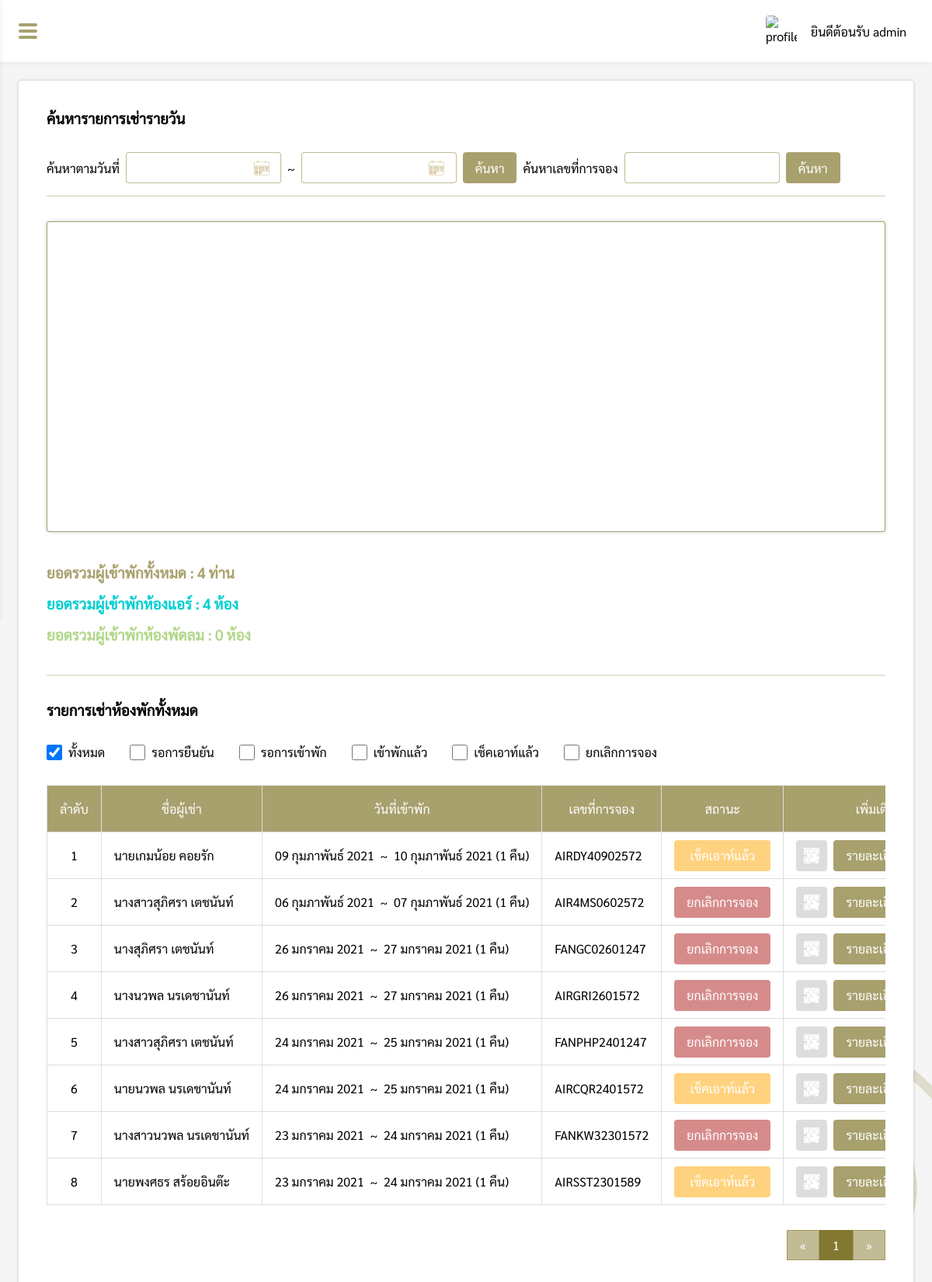
The app's page /pages/manage/daily/index.php (signed in), older data.
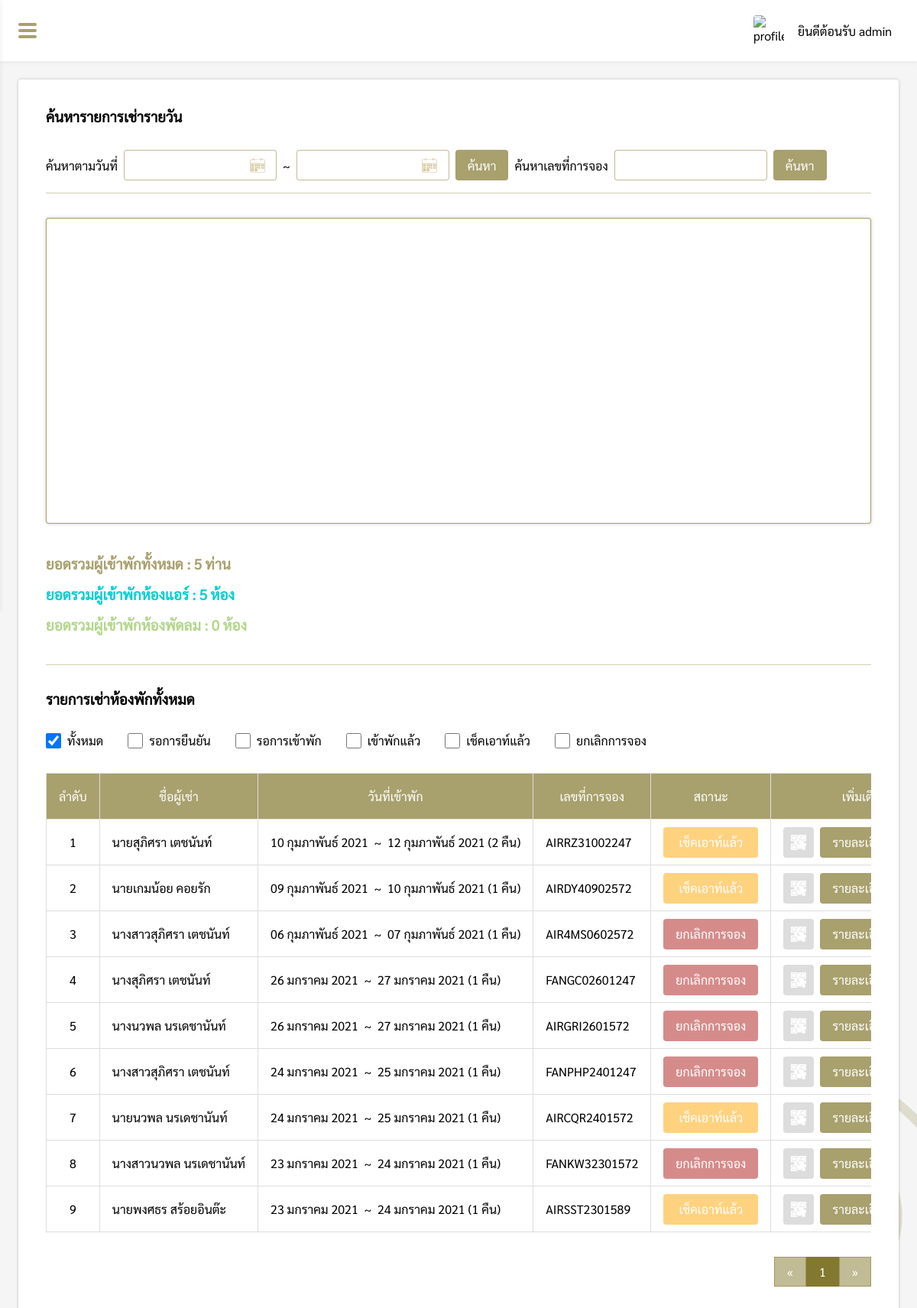
The same page, newer data.
### tables this page shows
CREATE TABLE `daily` (
  `daily_id` int(11) NOT NULL,
  `name_title` varchar(10) NOT NULL,
  `firstname` varchar(200) NOT NULL,
  `lastname` varchar(200) NOT NULL,
  `id_card` varchar(200) NOT NULL,
  `email` varchar(200) NOT NULL,
  `tel` varchar(200) NOT NULL,
  `code` varchar(200) NOT NULL,
  `check_in` varchar(200) NOT NULL,
  `check_out` varchar(200) NOT NULL,
  `night` int(2) NOT NULL,
  `people` int(2) NOT NULL,
  `air_room` int(2) NOT NULL,
  `fan_room` int(2) NOT NULL,
  `daily_status` varchar(200) NOT NULL,
  `total_room_price` float(11,2) NOT NULL,
  `vat` float(11,2) NOT NULL,
  `total_price` float(11,2) NOT NULL,
  `payment_price` float(11,2) NOT NULL,
  `payment_img` varchar(200) DEFAULT NULL,
  `warning_date` varchar(20) DEFAULT NULL,
  `room_select` varchar(200) DEFAULT NULL
);

### pages/manage/daily/index.php (the view, shortened to what the changed rows need)
<?php
if($_SESSION['level'] == 'admin' || $_SESSION['level'] == 'employee'){
    include('../../connection.php');
    $check_in = @$_REQUEST['check_in'];
    $check_out = @$_REQUEST['check_out'];
    $code = @$_REQUEST['code'];
    $check = @$_REQUEST['status'];
    function DateThai($strDate)
    {
        $strYear = date("Y",strtotime($strDate));
        $strMonth= date("n",strtotime($strDate));
        $strDay= date("d",strtotime($strDate));
        $strMonthCut = Array("","มกราคม", "กุมภาพันธ์", "มีนาคม","เมษายน", "พฤษภาคม", "มิถุนายน", "กรกฎาคม","สิงหาคม", "กันยายน", "ตุลาคม", "พฤศจิกายน", "ธันวาคม");
        $strMonthThai=$strMonthCut[$strMonth];
        return "$strDay $strMonthThai $strYear";
    }
    if($check_in != "" && $check_out != ""){
        $query = "SELECT check_in, SUM(people) as total_people FROM daily WHERE ((check_in BETWEEN '$check_in' AND '$check_out') OR (check_out BETWEEN '$check_in' AND '$check_out') OR ('$check_in' BETWEEN check_in AND check_out) OR ('$check_out' BETWEEN check_in AND check_out )) AND daily_status != 'ยกเลิกการจอง' GROUP BY check_in";
        $query = "SELECT * FROM (SELECT check_in, SUM(people) as total_people FROM daily WHERE ((check_in BETWEEN '$check_in' AND '$check_out') OR (check_out BETWEEN '$check_in' AND '$check_out') OR ('$check_in' BETWEEN check_in AND check_out) OR ('$check_out' BETWEEN check_in AND check_out )) AND daily_status != 'ยกเลิกการจอง' GROUP BY check_in ORDER BY check_in DESC LIMIT 5) sub ORDER BY check_in ASC";
        $query2 = "SELECT SUM(people) as total_people, SUM(air_room) as total_air, SUM(fan_room) as total_fan FROM daily WHERE ((check_in BETWEEN '$check_in' AND '$check_out') OR (check_out BETWEEN '$check_in' AND '$check_out') OR ('$check_in' BETWEEN check_in AND check_out) OR ('$check_out' BETWEEN check_in AND check_out )) AND daily_status != 'ยกเลิกการจอง'";
    }else{
        $query = "SELECT * FROM (SELECT check_in, SUM(people) as total_people FROM daily WHERE daily_status != 'ยกเลิกการจอง' GROUP BY check_in ORDER BY check_in DESC LIMIT 5) sub ORDER BY check_in ASC";
        $query2 = "SELECT SUM(people) as total_people, SUM(air_room) as total_air, SUM(fan_room) as total_fan FROM daily WHERE daily_status != 'ยกเลิกการจอง'";
    }
    $query_result = mysqli_query($conn, $query);
    $query2_result = mysqli_query($conn, $query2);
    $q2 = mysqli_fetch_assoc($query2_result);
    $datax = array();
    foreach ($query_result as $k) {
        $datax[] = "['".DateThai($k['check_in'])."'".",".$k['total_people']."]";
    }
    $datax = implode(",", $datax);
?>
<!DOCTYPE html>
<html lang="en">
<head>
    <link rel="stylesheet" href="../../../css/daily.css">
    <link rel="stylesheet" href="../../../css/my-style.css">
    <link rel="stylesheet" href="../../../css/navbar.css">
</head>
<body>
    <?php include('../../../components/sidebar.php'); ?>
    <div class="box">
        <div id="box-padding" style="padding:24px;">
            <div class="daily-box">
                <h3>ค้นหารายการเช่ารายวัน</h3>
                <div class="search">
                    <label class="search-topic" style="padding:10px 8px 0 0;">ค้นหาตามวันที่</label>
                    <div class="from-box" style="position:relative;">
                        <input type="text" class="roundtrip-input" id="check_in"
                            value="<?php if(isset($check_in)){ echo DateThai($check_in); } ?>">
                    </div>
                    <label class="to-text" style="padding:10px 8px 0 8px;">~</label>
                    <div class="to-box" style="position:relative;">
                        <input type="text" class="roundtrip-input" id="check_out"
                            value="<?php if(isset($check_out)){ echo DateThai($check_out); } ?>">
                    </div>
                    <button class="search-btn" type="button" id="searchDate">ค้นหา</button>
                    <label class="searchcode-topic" style="padding:10px 8px 0 0;">ค้นหาเลขที่การจอง</label>
                    <div class="searchcode-box" >
                        <input type="text" id="code" value="<?php echo $code?>">
                    </div>
                    <button class="searchcode-btn" type="button" id="searchCode">ค้นหา</button>
                </div>
                <div class="hr" style="margin-top:16px;"></div>
                <div>
                    <div class="card">
                        <div class="sub-grid">
                            <?php
                            if(strlen($datax) != 0){
                            ?>
                            <div id="curve_chart" class="chart"></div>
                            <?php
                            }else{
                                echo "<p style='margin:auto;'>ไม่มีข้อมูล</p>";
                            }
                            ?>
                        </div>
                    </div>
                    <div style="padding-top:32px;">
                        <div style="line-height:40px;">
                            <h3 style="color: rgb(131, 120, 47, 0.7);">ยอดรวมผู้เข้าพักทั้งหมด : <?php echo $q2["total_people"]; ?> ท่าน</h3>
                            <h3 style="color: darkturquoise;">ยอดรวมผู้เข้าพักห้องแอร์ : <?php echo $q2["total_air"] ?> ห้อง</h3>
                            <h3 style="color: #B1D78A;">ยอดรวมผู้เข้าพักห้องพัดลม : <?php echo $q2["total_fan"]; ?> ห้อง</h3>
                        </div>
                    </div>
                    <div class="hr"></div>
                    <div>
                        <?php
                    $perpage = 10;
                    if(isset($_GET['page'])){
                        $page = $_GET['page'];
                    }else{
                        $page = 1;
                    }
                    $start = ($page - 1) * $perpage;
                    $num = $start + 1;
                    if(isset($check_in) && isset($check_out) && !isset($check)){
                        $sql = "SELECT * FROM daily WHERE (check_in BETWEEN '$check_in' AND '$check_out') OR (check_out BETWEEN '$check_in' AND '$check_out') OR ('$check_in' BETWEEN check_in AND check_out) OR ('$check_out' BETWEEN check_in AND check_out ) ORDER BY daily_id DESC LIMIT {$start} , {$perpage}";
                    }else if(isset($code)){
                        $sql = "SELECT * FROM daily WHERE code = '$code' ORDER BY daily_id DESC";
                    }else{
                        $sql = "SELECT * FROM daily ORDER BY daily_id DESC LIMIT {$start} , {$perpage}";
                    }
                    $result = $conn->query($sql);
                    if(isset($code)){
                        echo "<h3 style='padding-bottom:32px;'>ผลลัพธ์การค้นหา : $code</h3>";
                    }else{
                        echo "<h3>รายการเช่าห้องพักทั้งหมด</h3>";
                    }
                    ?>
                    <?php
                    if(!isset($code)){
                    ?>
                        <div class="checkbox-grid">
                            <div style="padding:32px 16px 32px 0;display: flex;align-items: center;">
                                <input type="checkbox" id="all" <?php if(!isset($check)){ echo "checked";} ?>>
                                <label for="scales">ทั้งหมด</label>
                            </div>
                            <div style="padding:32px 16px;display: flex;align-items: center;">
                                <input type="checkbox" id="waiting"
                                    <?php if(isset($check)){ if($check == "waiting"){ echo "checked";}} ?>>
                                <label for="scales">รอการยืนยัน</label>
                            </div>
                            <div style="padding:32px 16px;display: flex;align-items: center;">
                                <input type="checkbox" id="pending"
                                    <?php if(isset($check)){ if($check == "pending"){ echo "checked";}} ?>>
                                <label for="scales">รอการเข้าพัก</label>
                            </div>
                            <div style="padding:32px 16px;display: flex;align-items: center;">
                                <input type="checkbox" id="come"
                                    <?php if(isset($check)){ if($check == "come"){ echo "checked";}} ?>>
                                <label for="scales">เข้าพักแล้ว</label>
                            </div>
                            <div style="padding:32px 16px;display: flex;align-items: center;">
                                <input type="checkbox" id="checkout"
                                    <?php if(isset($check)){ if($check == "checkout"){ echo "checked";}} ?>>
                                <label for="scales">เช็คเอาท์แล้ว</label>
                            </div>
                            <div style="padding:32px 16px;display: flex;align-items: center;">
                                <input type="checkbox" id="cancel"
                                    <?php if(isset($check)){ if($check == "cancel"){ echo "checked";}} ?>>
                                <label for="scales">ยกเลิกการจอง</label>
                            </div>
                        </div>
                        <?php } ?>
                        <?php
                        if ($result->num_rows > 0) {
                        ?>
                        <div style="overflow-x: auto;overflow-y: hidden;">
                            <table>
                                <tr>
                                    <th>ลำดับ</th>
                                    <th>ชื่อผู้เช่า</th>
                                    <th>วันที่เข้าพัก</th>
                                    <th>เลขที่การจอง</th>
                                    <th>สถานะ</th>
                                    <th>เพิ่มเติม</th>
                                </tr>
                                <?php
                                while($row = $result->fetch_assoc()) {
                                ?>
                                <form action="function/acceptRent.php?daily_id=<?php echo $row["daily_id"]; ?>" method="POST">
                                    <tr>
                                        <td><?php echo $num; ?></td>
                                        <td><?php echo $row['name_title'].$row['firstname'] ." " .$row['lastname']; ?></td>
                                        <td><?php echo DateThai($row['check_in']) ."&nbsp; ~ &nbsp;" .DateThai($row['check_out']) ." (".$row['night']." คืน)"?></td>
                                        <td><?php echo $row['code']; ?></td>
                                        <td><?php if($row['daily_status'] == 'เข้าพักแล้ว'){ echo "<button type='button' class='confirmed-btn'>เข้าพักแล้ว</button>"; }else if($row['daily_status'] == "เช็คเอาท์แล้ว"){ echo "<button type='button' class='checkoutStatus-btn'>เช็คเอาท์แล้ว</button>"; }else if($row['daily_status'] == "ยกเลิกการจอง"){ echo "<button type='button' class='canceldaily-btn'>ยกเลิกการจอง</button>"; }else if($row['daily_status'] == "รอการเข้าพัก"){ echo "<button type='button' class='pending-btn'>รอการเข้าพัก</button>"; }else{ echo "<button type='button' class='waiting-btn'>รอการยืนยัน</button>";} ?></td>
                                        <td>
                                            <div class="option-grid">
                                                <?php
                                                if($row["daily_status"] == "รอการเข้าพัก"){
                                                ?>
                                                <a href="../../images/daily/<?php echo $row["code"]; ?>/promptpay/qr-code.png" target="_blank"><button type="button" class="qr" title="QR Code สำหรับชำระค่ามัดจำคีย์การ์ด"></button></a>
                                                <?php
                                                }else{
                                                ?>
                                                <button class="qr" disabled></button>
                                                <?php } ?>
                                                <a href="dailyDetail.php?daily_id=<?php echo $row['daily_id']; ?>"><button type="button">รายละเอียด</button></a>
                                            </div>
                                        </td>
                                    </tr>
                                </form>
                                <?php $num++; } ?>
                            </table>
                        </div>
                        <?php
                        if(isset($check_in) && isset($check_out) && !isset($check)){
                            $sql2 ="SELECT * FROM daily WHERE (check_in BETWEEN '$check_in' AND '$check_out') OR (check_out BETWEEN '$check_in' AND '$check_out') OR ('$check_in' BETWEEN check_in AND check_out) OR ('$check_out' BETWEEN check_in AND check_out )";
                        }else if(!isset($check_in) && !isset($check_out) && isset($check)){
                            $sql2 = "SELECT * FROM daily WHERE daily_status = '$check_s'";
                        }else if(isset($check_in) && isset($check_out) && isset($check)){
                            $sql2 = "SELECT * FROM daily WHERE ((check_in BETWEEN '$check_in' AND '$check_out') OR (check_out BETWEEN '$check_in' AND '$check_out') OR ('$check_in' BETWEEN check_in AND check_out) OR ('$check_out' BETWEEN check_in AND check_out )) AND daily_status = '$check_s'";
                        }else{
                            $sql2 = "SELECT * FROM daily";
                        }
                        $query2 = mysqli_query($conn, $sql2);
                        $total_record = mysqli_num_rows($query2);
                        $total_page = ceil($total_record / $perpage);
                        ?>
                        <div style="display:flex;justify-content:flex-end">
                            <div class="pagination">
                                <?php
                                if(isset($check_in) && isset($check_out) && !isset($check)){
                                ?>
                                <a href="index.php?check_in=<?php echo $check_in; ?>&check_out=<?php echo $check_out;?>&page=1">&laquo;</a>
                                <?php for($i=1;$i<=$total_page;$i++){ ?>
                                <a href="index.php?check_in=<?php echo $check_in; ?>&check_out=<?php echo $check_out;?>&page=<?php echo $i; ?>"
                                <?php if($page == $i){ echo "style='background-color: rgb(131, 120, 47, 1);color:#fff;'"; }?>><?php echo $i; ?></a>
                                <?php } ?>
                                <a href="index.php?check_in=<?php echo $check_in; ?>&check_out=<?php echo $check_out;?>&page=<?php echo $total_page; ?>">&raquo;</a>
                                <?php
                                }else{
                                ?>
                                <a href="index.php?page=1">&laquo;</a>
                                <?php for($i=1;$i<=$total_page;$i++){ ?>
                                <a href="index.php?page=<?php echo $i; ?>"
                                    <?php if($page == $i){ echo "style='background-color: rgb(131, 120, 47, 1);color:#fff;'"; }?>><?php echo $i; ?></a>
                                <?php } ?>
                                <a href="index.php?page=<?php echo $total_page; ?>">&raquo;</a>
                                <?php } ?>
                            </div>
                        </div>
                        <?php
                        }else{
                            echo "<div style='padding-top:32px;'>ไม่มีรายการเช่ารายวัน</div>";
                        }
                        ?>
                    </div>
                </div>
            </div>
        </div>
    </div>
</body>
</html>
<?php
}else{
    Header("Location: ../../login.php");
}
?>

Row changes from the older to the newer data that the page shows:
added daily: name_title "นาย", firstname "สุภิศรา", lastname "เตชนันท์", check_in "10 กุมภาพันธ์ 2021", check_out "12 กุมภาพันธ์ 2021", night "2", code "AIRRZ31002247", daily_status "เช็คเอาท์แล้ว"
Text that changed along with them:
$q2["total_people"]: "4" → "5"
$q2["total_air"]: "4" → "5"
